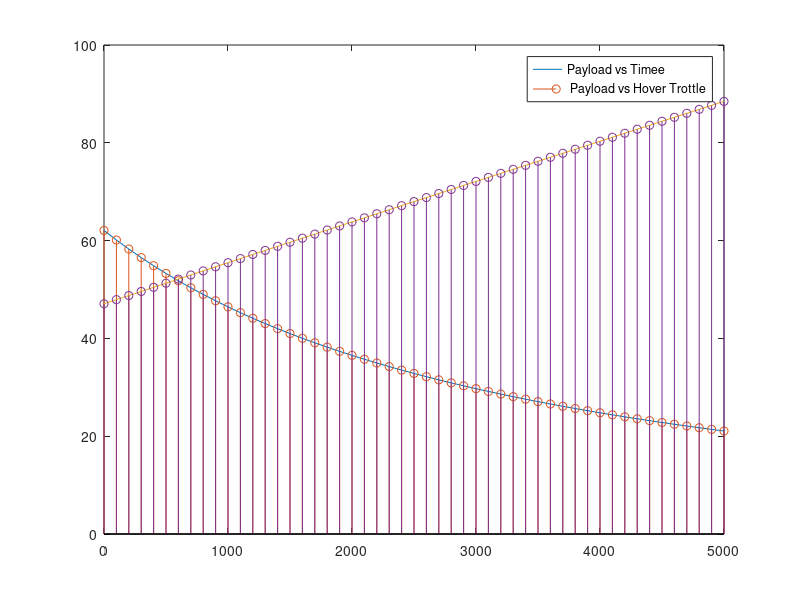
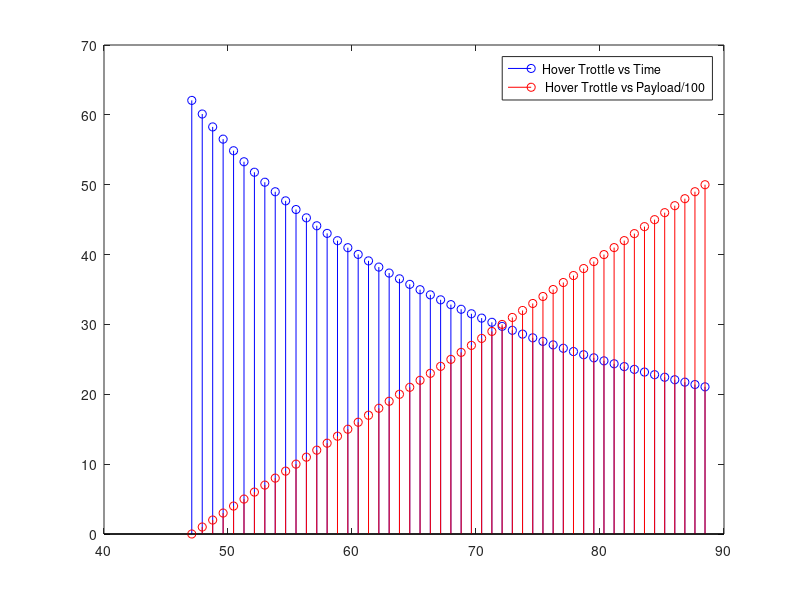

Source code (MATLAB) for these figures, in order:
close all;
battery_weight = 2500;
charge = 25000;
% battery_weight = 1000;
% charge = 12500;
frame_weight = 1700;
drone_weight = battery_weight + frame_weight;


trottle = [50,65,75,85,100];
weight = [1170,1530,1860,2300,2600];
current = [7,10,13.4,17.6,21.3];
% weight = [700,1060,1310,1620,1860];
% current = [4.7,7.8,10.5,14,16.9];


weight_trottle = polyfit(weight,trottle,2);
weight_current = polyfit(weight,current,2);


payload = 0:100:5000;
total_weight = payload + drone_weight;
time = 60*((charge/1000.0)./(polyval(weight_current,total_weight/4)*4));
hover_trottle = polyval(weight_trottle,total_weight/4);

figure(1);

plot(payload, time);
hold on;
stem(payload, time);
% hold on;
% figure(2);
plot(payload, hover_trottle);
hold on;
stem(payload, hover_trottle);
hold on;
legend('Payload vs Timee',' Payload vs Hover Trottle ')

figure(2);

stem(hover_trottle, time,'b' );
hold on;
stem(hover_trottle, payload/100.0,'r');
legend('Hover Trottle vs Time',' Hover Trottle vs Payload/100 ')